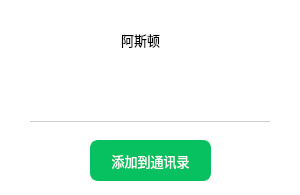
<?xml version="1.0" encoding="UTF-8"?>
<ui version="4.0">
 <class>UserInfoShowDialog</class>
 <widget class="QDialog" name="UserInfoShowDialog">
  <property name="geometry">
   <rect>
    <x>0</x>
    <y>0</y>
    <width>300</width>
    <height>195</height>
   </rect>
  </property>
  <property name="windowTitle">
   <string>Dialog</string>
  </property>
  <property name="styleSheet">
   <string notr="true">background-color: rgb(255, 255, 255);</string>
  </property>
  <widget class="QPushButton" name="iconBtn">
   <property name="geometry">
    <rect>
     <x>30</x>
     <y>20</y>
     <width>80</width>
     <height>80</height>
    </rect>
   </property>
   <property name="font">
    <font>
     <pointsize>4</pointsize>
    </font>
   </property>
   <property name="styleSheet">
    <string notr="true">background-color: rgb(255, 255, 255);
border: 0px;</string>
   </property>
   <property name="text">
    <string/>
   </property>
   <property name="iconSize">
    <size>
     <width>80</width>
     <height>80</height>
    </size>
   </property>
   <property name="flat">
    <bool>true</bool>
   </property>
  </widget>
  <widget class="Line" name="line">
   <property name="geometry">
    <rect>
     <x>30</x>
     <y>121</y>
     <width>240</width>
     <height>1</height>
    </rect>
   </property>
   <property name="styleSheet">
    <string notr="true">border: none;
  background: #ccc;</string>
   </property>
   <property name="orientation">
    <enum>Qt::Horizontal</enum>
   </property>
  </widget>
  <widget class="QPushButton" name="addFriendBtn">
   <property name="geometry">
    <rect>
     <x>90</x>
     <y>140</y>
     <width>121</width>
     <height>41</height>
    </rect>
   </property>
   <property name="font">
    <font>
     <family>Microsoft YaHei UI</family>
     <pointsize>10</pointsize>
    </font>
   </property>
   <property name="styleSheet">
    <string notr="true">border: 2px solid rgb(7, 193, 96);
background-color: rgb(7, 193, 96);
border-radius: 8px;
color: rgb(255, 255, 255);</string>
   </property>
   <property name="text">
    <string>添加到通讯录</string>
   </property>
   <property name="flat">
    <bool>false</bool>
   </property>
  </widget>
  <widget class="QLabel" name="label_username">
   <property name="geometry">
    <rect>
     <x>121</x>
     <y>24</y>
     <width>101</width>
     <height>31</height>
    </rect>
   </property>
   <property name="font">
    <font>
     <family>Microsoft YaHei UI</family>
     <pointsize>10</pointsize>
    </font>
   </property>
   <property name="text">
    <string>阿斯顿</string>
   </property>
  </widget>
 </widget>
 <resources/>
 <connections/>
</ui>
